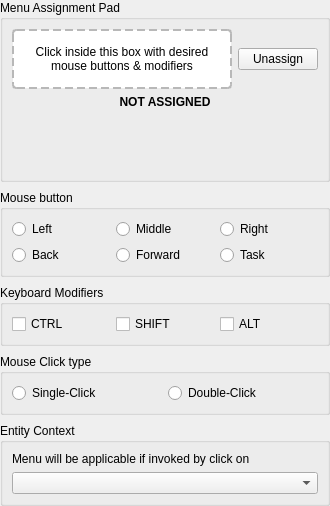
<?xml version="1.0" encoding="UTF-8"?>
<ui version="4.0">
 <class>LC_MenuTriggerInspector</class>
 <widget class="QWidget" name="LC_MenuTriggerInspector">
  <property name="geometry">
   <rect>
    <x>0</x>
    <y>0</y>
    <width>330</width>
    <height>492</height>
   </rect>
  </property>
  <layout class="QVBoxLayout" name="verticalLayout_main">
   <property name="spacing">
    <number>8</number>
   </property>
   <property name="leftMargin">
    <number>0</number>
   </property>
   <property name="topMargin">
    <number>0</number>
   </property>
   <property name="rightMargin">
    <number>0</number>
   </property>
   <property name="bottomMargin">
    <number>0</number>
   </property>
   <item>
    <widget class="QGroupBox" name="gbPad">
     <property name="title">
      <string>Menu Assignment Pad</string>
     </property>
     <layout class="QGridLayout" name="gridLayout_4" columnstretch="4,0">
      <item row="0" column="0">
       <widget class="QLabel" name="lblClickPad">
        <property name="minimumSize">
         <size>
          <width>0</width>
          <height>60</height>
         </size>
        </property>
        <property name="toolTip">
         <string>Click or double-click here with mouse buttons and modifiers to assign trigger automatically</string>
        </property>
        <property name="styleSheet">
         <string>border: 2px dashed palette(mid); border-radius: 4px; padding: 6px; background: palette(base);</string>
        </property>
        <property name="text">
         <string>Click inside this box with desired mouse buttons &amp; modifiers</string>
        </property>
        <property name="alignment">
         <set>Qt::AlignmentFlag::AlignCenter</set>
        </property>
        <property name="wordWrap">
         <bool>true</bool>
        </property>
       </widget>
      </item>
      <item row="0" column="1">
       <widget class="QPushButton" name="pbUnassign">
        <property name="toolTip">
         <string>Remove mouse trigger assignment from this menu</string>
        </property>
        <property name="text">
         <string>Unassign</string>
        </property>
        <property name="icon">
         <iconset resource="../../../../../../res/icons/icons.qrc">
          <normaloff>:/icons/remove.lci</normaloff>:/icons/remove.lci</iconset>
        </property>
       </widget>
      </item>
      <item row="2" column="0" colspan="2">
       <widget class="QLabel" name="lblTriggerBadge">
        <property name="font">
         <font>
          <bold>true</bold>
         </font>
        </property>
        <property name="toolTip">
         <string>Current assigned trigger view</string>
        </property>
        <property name="text">
         <string>NOT ASSIGNED</string>
        </property>
        <property name="alignment">
         <set>Qt::AlignmentFlag::AlignCenter</set>
        </property>
       </widget>
      </item>
      <item row="4" column="0" colspan="2">
       <widget class="LC_SettingsBannerWidget" name="bannerStatus" native="true">
        <property name="minimumSize">
         <size>
          <width>0</width>
          <height>55</height>
         </size>
        </property>
        <property name="toolTip">
         <string>Trigger validation status</string>
        </property>
       </widget>
      </item>
     </layout>
    </widget>
   </item>
   <item>
    <widget class="QGroupBox" name="groupBox_2">
     <property name="title">
      <string>Mouse button</string>
     </property>
     <layout class="QGridLayout" name="gridLayout_3">
      <item row="0" column="0">
       <widget class="QRadioButton" name="rbLeft">
        <property name="toolTip">
         <string>Left Mouse Button</string>
        </property>
        <property name="text">
         <string>Left</string>
        </property>
       </widget>
      </item>
      <item row="0" column="2">
       <widget class="QRadioButton" name="rbRight">
        <property name="toolTip">
         <string>Right Mouse Button</string>
        </property>
        <property name="text">
         <string>Right</string>
        </property>
       </widget>
      </item>
      <item row="0" column="1">
       <widget class="QRadioButton" name="rbMiddle">
        <property name="toolTip">
         <string>Middle Mouse Button (Wheel)</string>
        </property>
        <property name="text">
         <string>Middle</string>
        </property>
       </widget>
      </item>
      <item row="1" column="2">
       <widget class="QRadioButton" name="rbTask">
        <property name="text">
         <string>Task</string>
        </property>
       </widget>
      </item>
      <item row="1" column="0">
       <widget class="QRadioButton" name="rbBack">
        <property name="text">
         <string>Back</string>
        </property>
       </widget>
      </item>
      <item row="1" column="1">
       <widget class="QRadioButton" name="rbForward">
        <property name="text">
         <string>Forward</string>
        </property>
       </widget>
      </item>
     </layout>
    </widget>
   </item>
   <item>
    <widget class="QGroupBox" name="gbManual">
     <property name="title">
      <string>Keyboard Modifiers</string>
     </property>
     <layout class="QGridLayout" name="gridLayout_manual">
      <item row="0" column="0">
       <widget class="QCheckBox" name="cbCtrl">
        <property name="toolTip">
         <string>Require CTRL key</string>
        </property>
        <property name="text">
         <string>CTRL</string>
        </property>
       </widget>
      </item>
      <item row="0" column="1">
       <widget class="QCheckBox" name="cbShift">
        <property name="toolTip">
         <string>Require SHIFT key</string>
        </property>
        <property name="text">
         <string>SHIFT</string>
        </property>
       </widget>
      </item>
      <item row="0" column="2">
       <widget class="QCheckBox" name="cbAlt">
        <property name="toolTip">
         <string>Require ALT key</string>
        </property>
        <property name="text">
         <string>ALT</string>
        </property>
       </widget>
      </item>
     </layout>
    </widget>
   </item>
   <item>
    <widget class="QGroupBox" name="groupBox">
     <property name="title">
      <string>Mouse Click type</string>
     </property>
     <layout class="QGridLayout" name="gridLayout">
      <item row="0" column="0">
       <widget class="QRadioButton" name="rbClick">
        <property name="toolTip">
         <string>Single Click (Release)</string>
        </property>
        <property name="text">
         <string>Single-Click</string>
        </property>
       </widget>
      </item>
      <item row="0" column="1">
       <widget class="QRadioButton" name="rbDblClick">
        <property name="toolTip">
         <string>Double-Click</string>
        </property>
        <property name="text">
         <string>Double-Click</string>
        </property>
       </widget>
      </item>
     </layout>
    </widget>
   </item>
   <item>
    <widget class="QGroupBox" name="gbEntity">
     <property name="title">
      <string>Entity Context</string>
     </property>
     <layout class="QGridLayout" name="gridLayout_2">
      <item row="0" column="0">
       <widget class="QLabel" name="label_2">
        <property name="text">
         <string>Menu will be applicable if invoked by click on</string>
        </property>
       </widget>
      </item>
      <item row="1" column="0">
       <widget class="QComboBox" name="cbEntityContext">
        <property name="toolTip">
         <string>Context entity type required under the mouse cursor</string>
        </property>
       </widget>
      </item>
     </layout>
    </widget>
   </item>
   <item>
    <spacer name="verticalSpacer_end">
     <property name="orientation">
      <enum>Qt::Orientation::Vertical</enum>
     </property>
     <property name="sizeHint" stdset="0">
      <size>
       <width>0</width>
       <height>0</height>
      </size>
     </property>
    </spacer>
   </item>
  </layout>
 </widget>
 <customwidgets>
  <customwidget>
   <class>LC_SettingsBannerWidget</class>
   <extends>QWidget</extends>
   <header>lc_settings_banner_widget.h</header>
   <container>1</container>
  </customwidget>
 </customwidgets>
 <resources>
  <include location="../../../../../../res/icons/icons.qrc"/>
 </resources>
 <connections/>
</ui>
